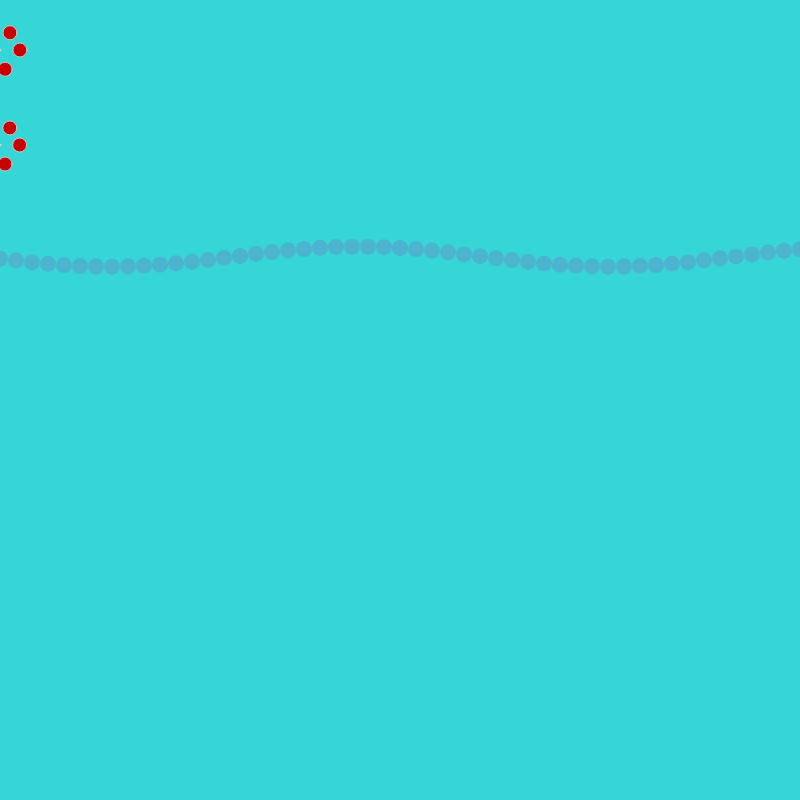
Frame 1 (no input)
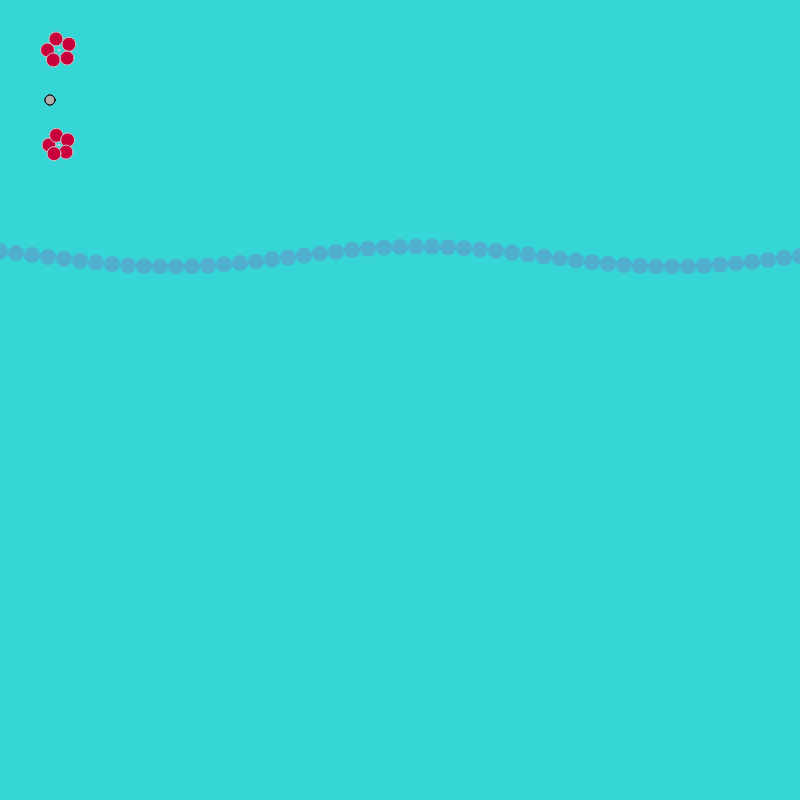
Frame 60 (no input)
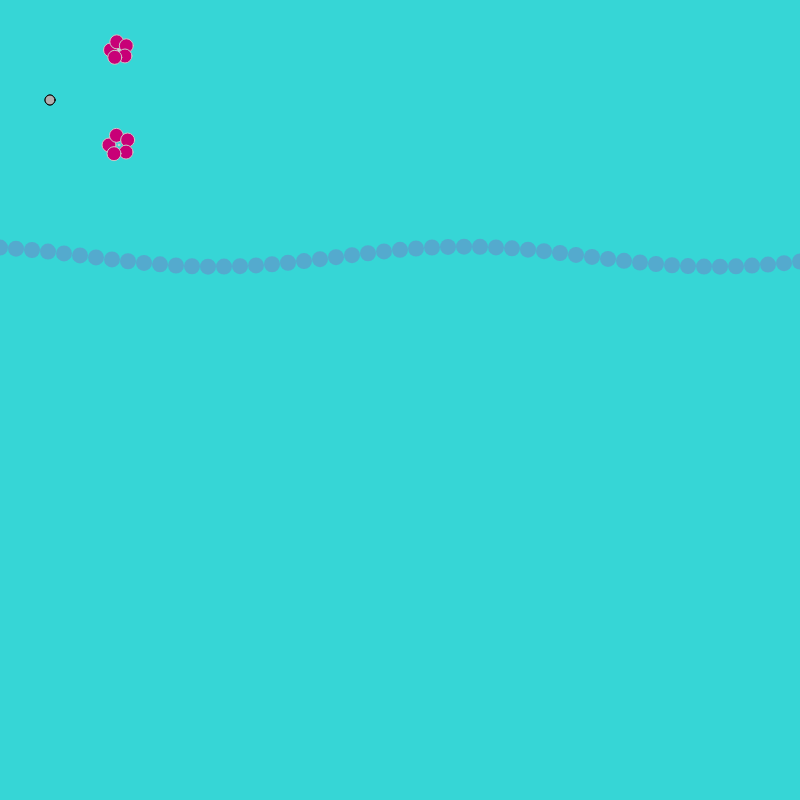
Frame 120 (the mouse pressed at the canvas centre since frame 60)

The p5.js sketch that drew these frames (run headless with seeded random() and noise() and a simulated clock; from frame 60 on, the mouse is pressed at the canvas centre):

// p5.js sketch
// ── sketch.js
//Jared Figdor Midterm

let angle = 0;
let p;
let p2;
let fall = 100;
var ang;
var gen = 80;
let h;
let b = 0;
let al = 40;
let th;
let q = 25;
let xspacing = 16; 
let w; 
let time = 0;
let timeb = 0;
let t = 0;
let amplitude = 10; //amplitude of wave
let diam = 10; //diameter of rectangles
let period = 500.0; 
let dx; 
let yvalues;
var gravity = 0.1;
let value = 0;
var ball1;
var ball2;
var ball3;
var ball4;
var ball5;
var ball6;
var ball7;
var ball8;
var ball9;
var ball10;
let j;
let l;
let m;
let qwe;


function setup() {
  createCanvas(800, 800);
  frameRate(80);
  fill(0, 102);
  p = new Pulse(0,50); //setting variable to my object (pulsing circles)
  n = 0; //used as a sort of time function
  p2 = new Pulse(0,145);
  w = width + 16;
  dx = (TWO_PI / period) * xspacing;
  yvalues = new Array(floor(w / xspacing));
  j = new flower(0.001,800);
  v = new flowers(0.0002,300,0,0);
  qwe = new flowers(0.0002,300,800,800);// setting variables to my new objects
  ball1 = new Ball(50,100,16); // declaring all of the balls
  ball2 = new Ball(125,100,16);
  ball3 = new Ball(195,100,16);
  ball4 = new Ball(268,100,16);
  ball5 = new Ball(340,100,16);
  ball6 = new Ball(410,100,16);
  ball7 = new Ball(480,100,16);
  ball8 = new Ball(555,100,16);
  ball9 = new Ball(625,100,16);
  ball10 = new Ball(700,100,16);
  th = 0; 
}

function draw() {
  background(54, 214, 214); 
  p.display(); // displaying pulse
  p2.display();


  b += 1; 
  t++; //used for time

  if (t <1600 ){ //using time variable to say when to show a certain object
    calcWave();
  }
  if (t>3400){
    calcWave();
  }

  if (t > 1400 && t < 2500){//using time variable to say when to show a certain object
    j.updat();
  }
  if(t > 4000){//using time variable to say when to show a certain object
    v.updat();
    qwe.updat();
  }


  if (t > 2500 && t <3750){//using time variable to say when to show a certain object
    timeb +=2
    rectangle();
  }


  
  al += 0.1 

  if (t>1400 && t < 1600){ //using alpha to transition
    al -= 1;
  }



  if (t > 1600){ 
    al = 75;
  }
  if (t>1530){
    q += 0.05;
  } 
  if (q > 150){
    q = 20;
  }

  
}

class Pulse { //class for pulsing circles in beginning
  constructor(x, y) {
    this.x = x;
    this.y = y;
  }

  display(){
    angle += 5;
    let val = cos(radians(angle)) * 20;
    for (let a = 0; a < 360; a += 75) { //itterating 5 times by 75 each time giving me 5 circles
      let xoff = cos(radians(a)) * val; // calculating the offset from the centrer
      let yoff = sin(radians(a)) * val;

      fill(200,0,b);
      stroke(200);
      for (let i = 0; i < 15; i ++){ //using a for loop to manipulate i to use as the size of my circles
        ellipse(this.x + xoff, this.y + yoff, i, i);


      }
      
      
    }
    fill(255);
    ellipse(this.x, this.y, 2, 2);

    if (this.x < 795){ //when the shape reaches the end take it out of view
      this.x += 1;
    }else{
      this.x = 850;
    }
    if (b > 255){
      b = 0;
    }
    if (this.x > 50){//all of these update and show functions below are being used to display object (ball) in a timely manner
                      // and then update it top make the ball fall
      ball1.show();
    }
    if (this.x > 725){
      ball1.update();
    }
    if(this.x > 125){
      ball2.show();
    }
    if (this.x > 730){
      ball2.update();
    }

    if (this.x > 195){
      ball3.show();
    }
    if (this.x > 735){
      ball3.update();
    }
    if(this.x > 268){
      ball4.show();
    }
    if (this.x > 740){
      ball4.update();
    }
    if (this.x > 340){
      ball5.show();
    }
    if (this.x > 745){
      ball5.update();
    }
    if(this.x > 410){
      ball6.show();
    }
    if (this.x > 750){
      ball6.update();
    }
    if (this.x > 480){
      ball7.show();
    }
    if (this.x > 755){
      ball7.update();
    }
    if (this.x > 555){
      ball8.show();
    }
    if (this.x > 760){
      ball8.update();
    }
    if(this.x > 625){
      ball9.show();
    }
    if (this.x > 765){
      ball9.update();
    }
    if(this.x > 700){
      ball10.show();
    }
    if (this.x > 770){
      ball10.update();
    }

  }
}

function rectangle(){ //creating a function for the pulsing and duplicating rectangles

  if (timeb < 200){ //using time to increase my diameter over time
    diam += 5;
  }

  if (timeb > 200){
    diam -= 5;
  }
  if (timeb > 400){//resets the time and diameter
    diam += 0;
    timeb = 0;
  }

  
  noStroke();
  fill(247,62,127,50);
  rectMode(CENTER);
  rect(width/2,height/2, diam, diam);
  if (t > 2600){ //adding each rectangle using an if statement with a time variable so each rectangle gets added 1 by 1
    stroke(0);  // and so they do not show up until I want them to
    rect(width/2,height/2,diam + 75, diam + 75);
  }
  if (t > 2700){
    rect(width/2,height/2,diam + 150, diam + 150);
  }
  if (t > 2800){
    rect(width/2,height/2,diam + 225, diam + 225);
  }
  if (t > 2900){
    rect(width/2,height/2,diam - 75 , diam - 75);
  }
  if (t > 3000){
    rect(width/2,height/2,diam + 300 , diam + 300);
  }
  if (t > 3100){
    rect(width/2,height/2,diam - 150 , diam - 150);
  }


}

function calcWave() {
 
  th += 0.2;
  
  time += 2;
  if (time > 1880){ //using time to change my amplitude over time
    amplitude += 3;
  }
  if (time > 2100){//when the time goes over 2100, increment amplitude by -10
    amplitude -= 10;
  }
  if (time > 2400){
    amplitude += 10;
  }
  if (t > 3200){
    amplitude -= 10;
  }
  if (t > 3400){
    amplitude += 10;
  }
  if(t>3800){
    amplitude -= 10;
  }
  if(t>3800 && amplitude <=91){ //'catches' the curve on the screen
    amplitude = 91;
  }



  
  let x = th;
  for (let i = 0; i < yvalues.length; i++) {//calculating a y value using sin
    yvalues[i] = sin(x) * amplitude;
    x += dx;
  }




  noStroke();

  if(t>3800){ //using a different time variable and telling it to being counting after the initial time variable reaches 3800
    n += 0.05;
  }
  

  
  
    
    fill(200,0,175,al);
    for (let x = 0; x < yvalues.length; x++) {//using a for loop to draw all of ellipses in a sin formation across the screen


      ellipse(x * xspacing, height / 3 + yvalues[x]-10, 16, 16); //using time variable n to control when the extra siun waves come on to screen
      if (n>2){
        ellipse((x*xspacing)+15,height/2.75 + yvalues[x]-20,16,16);
      }
      if (n>4 ){
        ellipse((x*xspacing)+30,height/2.5 + yvalues[x]-30,16,16);
      }
      if (n>6){
        ellipse((x*xspacing)+45,height/2.25 + yvalues[x]-40,16,16);
      }
      if (n>8 ){
        ellipse((x*xspacing)+60,height/2 + yvalues[x]-50,16,16);
      }
      if (n>10){
        ellipse((x*xspacing)+75,height/1.85 + yvalues[x]-60,16,16);
      }
      if (n>12){
        ellipse((x*xspacing)+90,height/1.7 + yvalues[x]-70,16,16);
      }
      if (n>12){
        ellipse((x*xspacing)+105,height/1.55 + yvalues[x]-80,16,16);
      }
      if (n>13){
        ellipse((x*xspacing)+120,height/1.4 + yvalues[x]-90,16,16);
      }
    }
  }
  class flower{ //class for the line 'flower'
    constructor(gen,h){ //my constructors control the speed as well as size of the 'flowers'
      this.h = h;
    }
    updat(){ 
      ang = sin(gen*44)*44;

      push(); //push matrix
      translate(mouseX, mouseY); //translating matrix to mouse X and Y position
      rotate(gen*2);
      for(let i = 0; i < 250; i+= 1){//using a for loop to draw 250 lines
        rotate(6 / gen*44);//rotating the shapes
        stroke(255,245,254,q);
        strokeWeight(3);
        noFill();
        curve(i, i, 0, ang+i, this.h, ang-i, i+this.h, i);
      }
      pop();
      if (mouseIsPressed == true){//slowing the rotation if mouse is pressed
        gen += 0.006;

      }else{
        gen += 0.001
      }
    }
  }
  class flowers{//copied the other flower class so I could translate to coordinates instead
    constructor(gen,h,l,m){
      this.h = h;
      this.l = l; //l and m are used as x and y here
      this.m = m;
    }
    updat(){
      ang = sin(gen*44)*44;

      push();
      translate(this.l,this.m);
      rotate(gen*2);
      for(let i = 0; i < 250; i+= 1){
        rotate(6 / gen*44);
        stroke(255,233,244,60);
        strokeWeight(3);
        noFill();
        line(i, i, 0, ang+i, this.h, ang-i, i+this.h, i);
      }
      pop();
      if (mouseIsPressed == true){
        gen += 0.0007;

      }else{
        gen += 0.001
      }
    }
  }

  function Ball(posX, posY, posV) { //function for the falling balls
  this.x = posX; 
  this.y = posY;  
  this.w = posV;  
  this.speed = 0;  

  this.show = function() {//displays ellipses
    
    fill(175); 
    stroke(0); 
    ellipse(this.x,this.y,10,10);
  }

  this.update = function() {
    this.y = this.y + this.speed;  //adds the speed to location of ball

    
    this.speed = this.speed + gravity; //adds speed with gravity

    if (this.y > 250 && this.y < 799){ //creating a 'slow zone' for the balls when they fall
      this.speed = 2;
    }
    if(this.y >799){
      this.speed = this.speed * -0.5;
    }
  }
}
